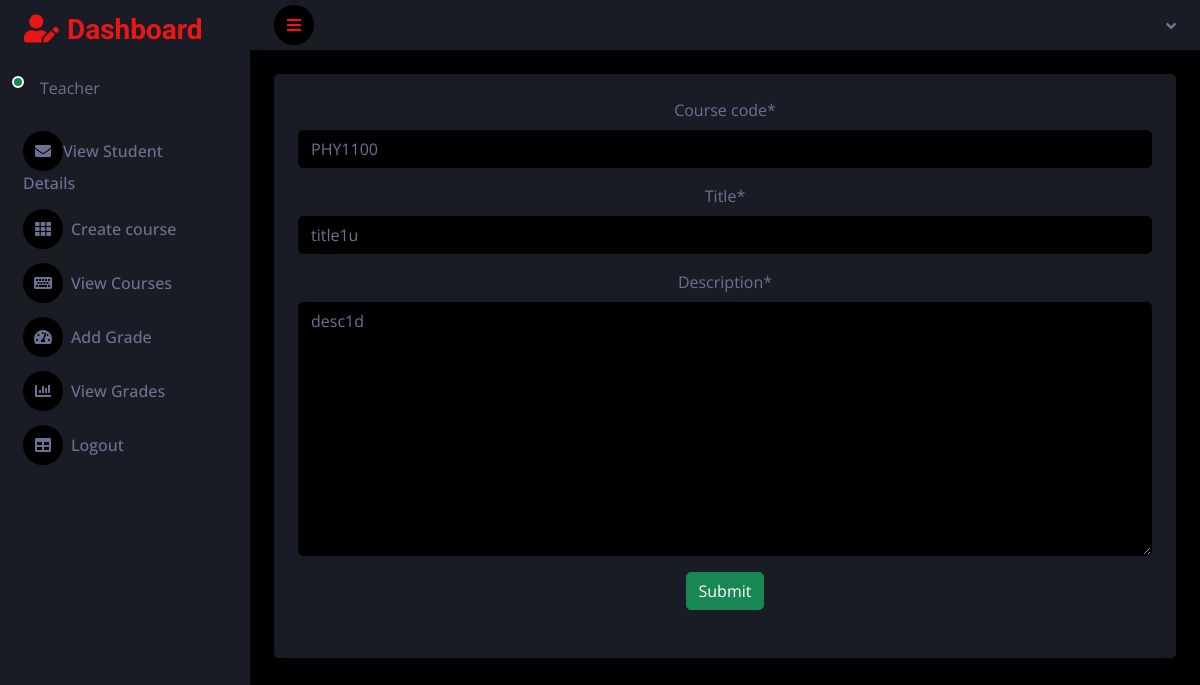
Before: /teacher_update_course/2/ with the older database file.
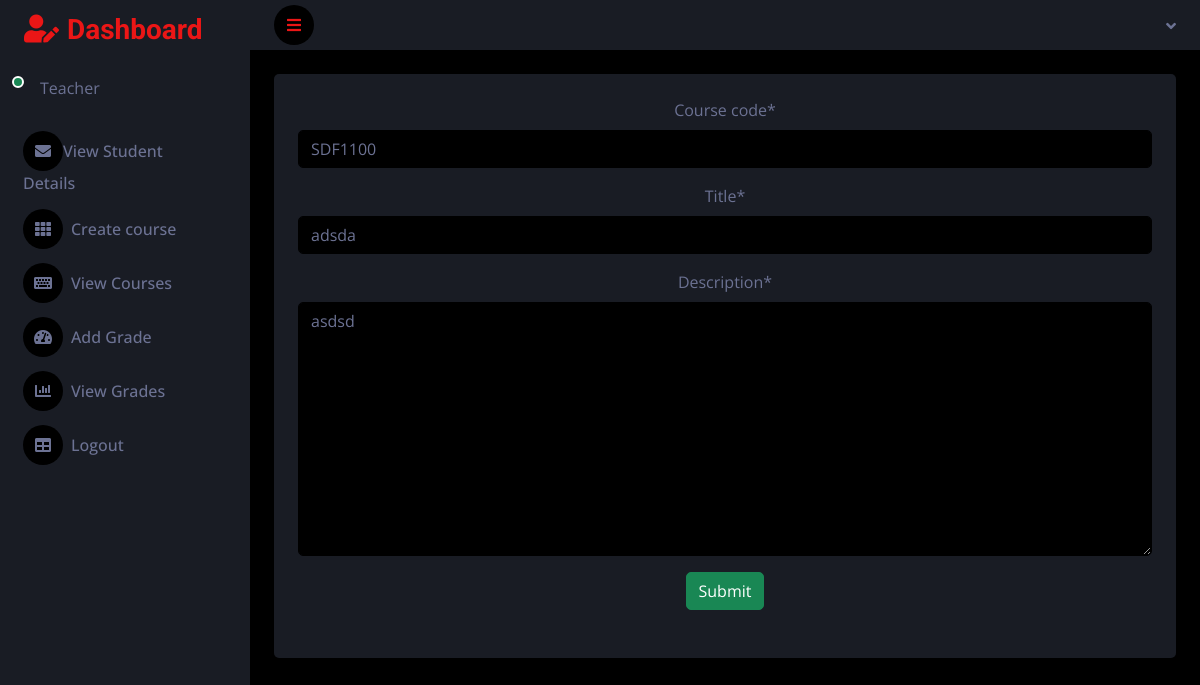
After: the same page with the newer database file.
### grade_app/models.py (models this page shows, shortened)
class Course(models.Model):
    course_code = models.CharField(max_length=250)
    title = models.CharField(max_length=250)
    description = models.TextField()

### grade_app/teacher_views.py (the view)
# urls.py: path('teacher_update_course/<int:id>/',teacher_views.teacher_update_course,name='teacher_update_course'),
def teacher_update_course(request,id):
    course_object = Course.objects.get(id = id)
    course_form_object = Course_update_form(instance=course_object)
    if request.method == 'POST':
        course_form_object = Course_update_form(request.POST,instance=course_object)
        course_form_object.save()
        return redirect('teacher_view_courses')
    return render(request, 'teacher/teacher_update_course.html',{'course_form_object':course_form_object})

### grade_app/forms.py
class Course_update_form(forms.ModelForm):
    class Meta:
        model = Course
        fields = ('__all__')

### template/teacher/teacher_update_course.html (shortened to what this page needs)
{% extends 'teacher/teacher_dash.html' %}
{% load crispy_forms_tags %}
{% block content %}
<form method="POST" style="width:100%;">
    {{course_form_object|crispy}}
    <button type="submit" class="btn btn-success">Submit</button>
</form>
{% endblock %}

Changed rows visible on the page:
changed Course: course_code "PHY1100" → "SDF1100"; title "title1u" → "adsda"; description "desc1d" → "asdsd"
